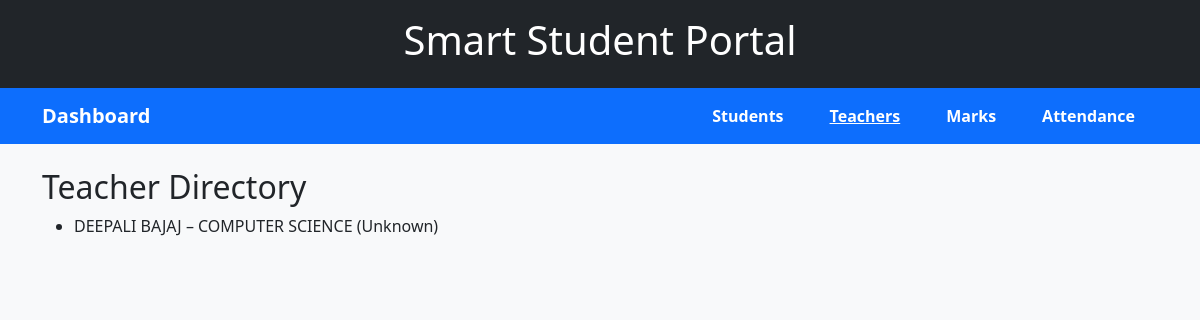
Screenshot of /teachers/ with the database file from the repository.
### home/models.py (models this page shows, shortened)
class Teacher(models.Model):
    Name = models.CharField(max_length=100)
    Employee_id = models.CharField(max_length=20, unique=True)
    Email = models.EmailField(unique=True)
    Department = models.CharField(max_length=50)
    Subject = models.CharField(max_length=100, default="Unknown")  # ✅ added with default

### home/views.py (the view)
# urls.py: path('teachers/', views.teachers, name='teachers'),
def teachers(request):
    teacher_list = Teacher.objects.all()  # fetch all teachers from DB
    return render(request, "home/teachers.html", {"teachers": teacher_list})

### home/templates/home/teachers.html (shortened to what this page needs)
{% extends "home/base.html" %}
{% block content %}
    <h2>Teacher Directory</h2>
    <ul>
        {% for teacher in teachers %}
            <li>{{ teacher.Name }} – {{ teacher.Department }} ({{ teacher.Subject }})</li>
        {% empty %}
            <li>No teachers found.</li>
        {% endfor %}
    </ul>
{% endblock %}

### rows the page displays
Teacher: Name "DEEPALI BAJAJ", Department "COMPUTER SCIENCE", Subject "Unknown"
